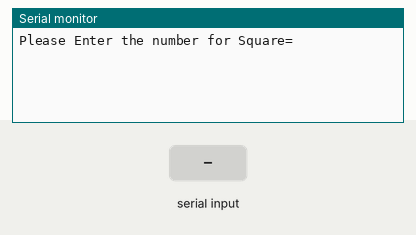
This sketch was run on a simulated Arduino Uno, built with avr-gcc and run on an emulated ATmega328P. On the bench: the last lines printed to the serial monitor. The inputs (shaded band) are chosen by the test bench.

Above: at 1.2 s.
1.3 s: "90,45\n" received over Serial
At 1.8 s:
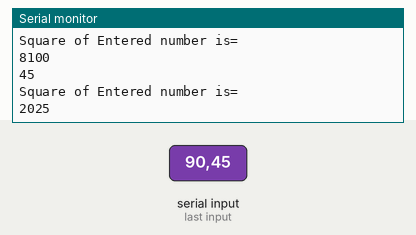
2.8 s: "30,150\n" received over Serial
At 5.2 s:
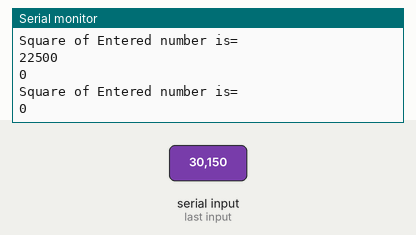
Timing chart, 0 to 6.7 s (numbered marks = the images above; inputs shaded):
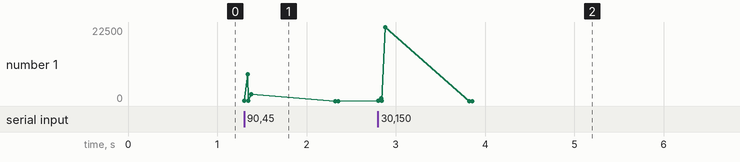

Measured:
- after the input at 1.3 s, the serial monitor: prints a new line at once (image 1)
- after the input at 2.8 s, the serial monitor: prints a new line at once (image 2)

The sketch:

8_squared.ino
```cpp
int a;
void setup()
{
    Serial.begin(9600);
    Serial.println("Please Enter the number for Square= ");
}
void loop()
{
    if (Serial.available() > 0)
    {
        a = Serial.parseInt();
        // a=Serial.readString().toInt();
        Serial.println(a);
        a = a * a;
        // a=sq(a);
        Serial.println("Square of Entered number is= ");
        Serial.println(a);
    }
}
```
